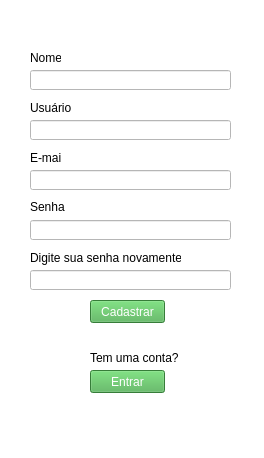
<?xml version="1.0" encoding="UTF-8"?>
<ui version="4.0">
 <class>MainWindow</class>
 <widget class="QMainWindow" name="MainWindow">
  <property name="geometry">
   <rect>
    <x>0</x>
    <y>0</y>
    <width>264</width>
    <height>458</height>
   </rect>
  </property>
  <property name="windowTitle">
   <string>Cadastro</string>
  </property>
  <property name="windowIcon">
   <iconset>
    <normaloff>../img/logo.png</normaloff>../img/logo.png</iconset>
  </property>
  <property name="styleSheet">
   <string notr="true">background-color: rgb(255, 255, 255);</string>
  </property>
  <widget class="QWidget" name="centralwidget">
   <widget class="QPushButton" name="pushButton">
    <property name="geometry">
     <rect>
      <x>90</x>
      <y>300</y>
      <width>75</width>
      <height>23</height>
     </rect>
    </property>
    <property name="cursor">
     <cursorShape>PointingHandCursor</cursorShape>
    </property>
    <property name="styleSheet">
     <string notr="true">font: 63 10pt &quot;Segoe UI Semibold&quot;;

background-color: #4CAF50;
color: white;</string>
    </property>
    <property name="text">
     <string>Cadastrar</string>
    </property>
   </widget>
   <widget class="QPushButton" name="pushButton_2">
    <property name="geometry">
     <rect>
      <x>90</x>
      <y>370</y>
      <width>75</width>
      <height>23</height>
     </rect>
    </property>
    <property name="cursor">
     <cursorShape>PointingHandCursor</cursorShape>
    </property>
    <property name="styleSheet">
     <string notr="true">font: 63 10pt &quot;Segoe UI Semibold&quot;;

background-color: #4CAF50;
color: white;</string>
    </property>
    <property name="text">
     <string>Entrar</string>
    </property>
   </widget>
   <widget class="QLineEdit" name="lineEdit">
    <property name="geometry">
     <rect>
      <x>30</x>
      <y>70</y>
      <width>201</width>
      <height>20</height>
     </rect>
    </property>
    <property name="text">
     <string/>
    </property>
   </widget>
   <widget class="QLineEdit" name="lineEdit_2">
    <property name="geometry">
     <rect>
      <x>30</x>
      <y>170</y>
      <width>201</width>
      <height>20</height>
     </rect>
    </property>
   </widget>
   <widget class="QLineEdit" name="lineEdit_3">
    <property name="geometry">
     <rect>
      <x>30</x>
      <y>220</y>
      <width>201</width>
      <height>20</height>
     </rect>
    </property>
   </widget>
   <widget class="QLabel" name="label">
    <property name="geometry">
     <rect>
      <x>30</x>
      <y>50</y>
      <width>31</width>
      <height>16</height>
     </rect>
    </property>
    <property name="text">
     <string>Nome</string>
    </property>
   </widget>
   <widget class="QLabel" name="label_2">
    <property name="geometry">
     <rect>
      <x>30</x>
      <y>150</y>
      <width>31</width>
      <height>16</height>
     </rect>
    </property>
    <property name="text">
     <string>E-mail</string>
    </property>
   </widget>
   <widget class="QLabel" name="label_3">
    <property name="geometry">
     <rect>
      <x>30</x>
      <y>200</y>
      <width>47</width>
      <height>13</height>
     </rect>
    </property>
    <property name="text">
     <string>Senha</string>
    </property>
   </widget>
   <widget class="QLabel" name="label_4">
    <property name="geometry">
     <rect>
      <x>90</x>
      <y>350</y>
      <width>101</width>
      <height>16</height>
     </rect>
    </property>
    <property name="text">
     <string>Tem uma conta?</string>
    </property>
   </widget>
   <widget class="QLabel" name="label_5">
    <property name="geometry">
     <rect>
      <x>110</x>
      <y>0</y>
      <width>51</width>
      <height>51</height>
     </rect>
    </property>
    <property name="text">
     <string/>
    </property>
    <property name="pixmap">
     <pixmap>../img/logo.png</pixmap>
    </property>
   </widget>
   <widget class="QLineEdit" name="lineEdit_4">
    <property name="geometry">
     <rect>
      <x>30</x>
      <y>270</y>
      <width>201</width>
      <height>20</height>
     </rect>
    </property>
   </widget>
   <widget class="QLabel" name="label_6">
    <property name="geometry">
     <rect>
      <x>30</x>
      <y>250</y>
      <width>151</width>
      <height>16</height>
     </rect>
    </property>
    <property name="text">
     <string>Digite sua senha novamente</string>
    </property>
   </widget>
   <widget class="QLabel" name="label_7">
    <property name="geometry">
     <rect>
      <x>60</x>
      <y>330</y>
      <width>141</width>
      <height>20</height>
     </rect>
    </property>
    <property name="styleSheet">
     <string notr="true">color: rgb(0, 0, 255);</string>
    </property>
    <property name="text">
     <string/>
    </property>
   </widget>
   <widget class="QLineEdit" name="lineEdit_5">
    <property name="geometry">
     <rect>
      <x>30</x>
      <y>120</y>
      <width>201</width>
      <height>20</height>
     </rect>
    </property>
   </widget>
   <widget class="QLabel" name="label_8">
    <property name="geometry">
     <rect>
      <x>30</x>
      <y>100</y>
      <width>41</width>
      <height>16</height>
     </rect>
    </property>
    <property name="text">
     <string>Usuário</string>
    </property>
   </widget>
   <widget class="QPushButton" name="pushButton_3">
    <property name="geometry">
     <rect>
      <x>180</x>
      <y>400</y>
      <width>21</width>
      <height>21</height>
     </rect>
    </property>
    <property name="cursor">
     <cursorShape>PointingHandCursor</cursorShape>
    </property>
    <property name="styleSheet">
     <string notr="true">background-color: qradialgradient(spread:pad, cx:0, cy:0, radius:0.5, fx:0.3532, fy:0.3532, stop:1 rgba(0, 0, 0, 0));
border: none;</string>
    </property>
    <property name="text">
     <string/>
    </property>
    <property name="icon">
     <iconset>
      <normaloff>../img/logo32.png</normaloff>../img/logo32.png</iconset>
    </property>
    <property name="checkable">
     <bool>false</bool>
    </property>
   </widget>
   <widget class="QPushButton" name="pushButton_4">
    <property name="geometry">
     <rect>
      <x>220</x>
      <y>400</y>
      <width>21</width>
      <height>21</height>
     </rect>
    </property>
    <property name="cursor">
     <cursorShape>PointingHandCursor</cursorShape>
    </property>
    <property name="styleSheet">
     <string notr="true">background-color: qradialgradient(spread:pad, cx:0, cy:0, radius:0.5, fx:0.3532, fy:0.3532, stop:1 rgba(0, 0, 0, 0));
border: none;</string>
    </property>
    <property name="text">
     <string/>
    </property>
    <property name="icon">
     <iconset>
      <normaloff>../img/fb.png</normaloff>../img/fb.png</iconset>
    </property>
    <property name="checkable">
     <bool>false</bool>
    </property>
   </widget>
   <widget class="QPushButton" name="pushButton_5">
    <property name="geometry">
     <rect>
      <x>240</x>
      <y>400</y>
      <width>21</width>
      <height>21</height>
     </rect>
    </property>
    <property name="cursor">
     <cursorShape>PointingHandCursor</cursorShape>
    </property>
    <property name="styleSheet">
     <string notr="true">background-color: qradialgradient(spread:pad, cx:0, cy:0, radius:0.5, fx:0.3532, fy:0.3532, stop:1 rgba(0, 0, 0, 0));
border: none;</string>
    </property>
    <property name="text">
     <string/>
    </property>
    <property name="icon">
     <iconset>
      <normaloff>../img/wpp.png</normaloff>../img/wpp.png</iconset>
    </property>
    <property name="checkable">
     <bool>false</bool>
    </property>
   </widget>
   <widget class="QPushButton" name="pushButton_6">
    <property name="geometry">
     <rect>
      <x>200</x>
      <y>400</y>
      <width>21</width>
      <height>21</height>
     </rect>
    </property>
    <property name="cursor">
     <cursorShape>PointingHandCursor</cursorShape>
    </property>
    <property name="styleSheet">
     <string notr="true">background-color: qradialgradient(spread:pad, cx:0, cy:0, radius:0.5, fx:0.3532, fy:0.3532, stop:1 rgba(0, 0, 0, 0));
border: none;</string>
    </property>
    <property name="text">
     <string/>
    </property>
    <property name="icon">
     <iconset>
      <normaloff>../img/insta.png</normaloff>../img/insta.png</iconset>
    </property>
    <property name="checkable">
     <bool>false</bool>
    </property>
   </widget>
  </widget>
  <widget class="QMenuBar" name="menubar">
   <property name="geometry">
    <rect>
     <x>0</x>
     <y>0</y>
     <width>264</width>
     <height>21</height>
    </rect>
   </property>
  </widget>
  <widget class="QStatusBar" name="statusbar"/>
 </widget>
 <resources/>
 <connections/>
</ui>
